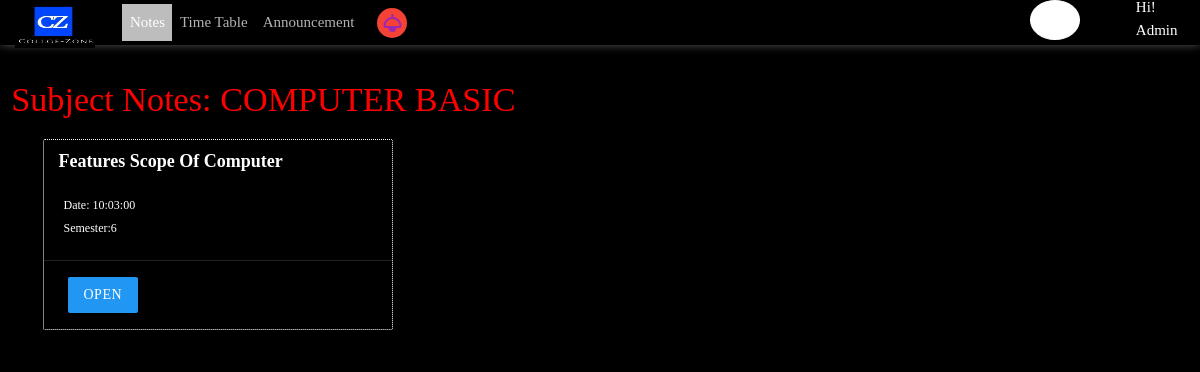
The app's page /college/subject_notes.php?subj=COMPUTER BASIC (signed in) with its own data.
### tables this page shows
CREATE TABLE `register` (
  `id` int(11) NOT NULL,
  `name` text NOT NULL,
  `email` varchar(255) NOT NULL,
  `pwd` varchar(255) NOT NULL,
  `phone` varchar(10) NOT NULL,
  `dob` date NOT NULL,
  `pic` varchar(255) NOT NULL
);

CREATE TABLE `notes` (
  `id` int(11) NOT NULL,
  `subject` varchar(100) NOT NULL,
  `topic` text NOT NULL,
  `semester` int(11) NOT NULL,
  `time` time NOT NULL,
  `file` varchar(255) NOT NULL
);

### college/subject_notes.php (the view, shortened to what this page needs)
<?php
if(!isset($_GET['subj']))
{
 header("Location:signin.php");
}
else{
    $subj=$_GET['subj'];
}
?>
<!DOCTYPE html>
<html lang="en">
<head>
<?php
        $id_login=$_SESSION['login_id'];
        $response=mysqli_query($con,"select * from register where id=$id_login");
        if($response){
            while($data=mysqli_fetch_assoc($response))
            {
                $name=$data['name'];
            }
        }
?>
    <link rel="stylesheet" href="https://cdn.jsdelivr.net/npm/bootstrap@5.1.3/dist/css/bootstrap.min.css">
    <link rel="stylesheet" href="materialize.min.css">
    <link rel="stylesheet" href="main.css">
</head>
<body>
    <div id="navbar" class="navbar navbar-expand navbar-dark fixed-top ">
        <div class="collapse navbar-collapse  " id="navbarSupportedContent">
            <ul>
                <li class="logo mt-0 ">
                <img src="logo.jpg" style="margin-top:-1%;width:80px;height:100%;"alt="">
                </li>
            </ul>
            <ul class="navbar-nav  ml-4 px-4">
                <li class="nav-item px-4 ">
                    <a href="user.php" class="nav-link active">Notice</a>
                </li>
                <li class="nav-item  ">
                    <a href="notes.php" class="nav-link grey lighten-1 white-text" >Notes</a>
                </li>
                <li class="nav-item ">
                    <a href="timetable.php" class="nav-link">Time Table</a>
                </li>
                <li class="nav-item">
                    <a class="nav-link " href="user.php">Announcement</a>
                </li>
                <li class="nav-dark darktheme nav-item" onclick="darktheme(); ">
                    <i class="material-icons right purple-text mt-1 px-1 py-1 red" id="icon" style="width:30px;height:30px;border-radius:50%;" >light</i>
                </li>
            </ul>
        </div>
        <p class='username left px-4 mt-2'>Hi!<br> <?php echo ucwords($name);?></p>
    </div>
    <div class="action">
        <div class="profile" id="profile" onclick="show();">
        </div>
    </div>
<div class="row">
              <div class="material col l3 m6 s12">
                <h4>Subject Notes: <?php echo ucfirst($subj);?></h4>
                    <?php
                        $sql="select * from notes where subject='$subj'";
                        $response=mysqli_query($con,$sql);
                        if($response){
                            while($data=mysqli_fetch_assoc($response)){
                    ?>
            <div class="col s12 m6 l4 ">
                <div class="card ">
                    <div class="card-header">
                        <?php echo ucwords($data['topic']);?>
                    </div>
                    <div class="card-title ">
                        <span class="small" style='padding-left:20px;'>
                            <?php echo"Date: <b>".$data['time']."</b>"?>
                            <p style="padding-left:20px;">Semester:<?php echo $data['semester'];?></p>
                        </span>
                    </div>
                    <div class="card-action ">
                        <?php if(strlen($data['file'])!=0){
                            ?>
                            <a href="media/<?php echo $data['file'];?>" target="_blank" class="btn blue">Open</a>
                            <br>
                        <?php
                        }
                        ?>
                    </div>
                </div>
                </div>
        <?php
            }
        }
        else{
            echo "<h5>No Records Fund</h5>";
            }
            ?>
                    </div>
            </div>
</body>
</html>

### college/main.css (style rules this page uses)
* { margin: 0; padding: 0; box-sizing: border-box; font-family: "Poppins", "sans-serif"; }
html { scroll-behavior: smooth; }
body { transition: .5s; background: var(--black); color: var(--white); }
:root { --black:#000; --black1:rgba(0,0,0,.9); --black2:rgba(0,0,0,.8); --black3:rgba(0,0,0,.7); --black4:rgba(0,0,0,.6); --black5:rgba(0,0,0,.5); --black6:rgba(0,0,0,.4); --white:#fff; --white1:rgba(255,255,255,.7); --white2:rgba(255,255,255,.5); --white3:rgba(255,255,255,.7); --white4:rgba(255,255,255,.6); --white5:rgba(255,255,255,.5); --white6:rgba(255,255,255,.4); --lightgray:rgba(255,255,255, .7); --lightblack:rgba(0, 0, 0, .05); --middlegray:rgba(255,255,255, .8); --lightmiddlegray: rgba(255,255,255, .6); --gray:#555; }
.navbar { position: fixed; width: 100%; z-index: 100; height: 3rem; background-color:var(--black); box-shadow: var(--white2) 0 -2px 10px 0; transition: .7s; }
.navbar-dark .navbar-nav .nav-link { color: var(--white1); }
.navbar ul a { color: var(--black2); }
.navbar ul { list-style: none; }
.action { position: fixed; top: 0rem; right: 120px; z-index: 100; }
.action .profile { position: relative; width: 50px; height: 40px; border-radius: 50%; cursor: pointer; overflow: hidden; background: var(--white); display: visible; border: 1px solid var(--white); }
.logo img { position: absolute; left: 1rem; width: 100px; height: auto; }
.card { background: red; color:var(--white); }

### college/subject_notes.php (style rules this page uses)
h4 { margin-top:15%; color:red; }
.right { margin-top: -50px; margin-right:50px ; }
.material { margin-top:-8%; }
.small { font-size:12px; }
:root { white:black; black:white; }
.card { border: .2px dotted var(--white); margin-left:20px; background: var(--black); color:var(--white); }
.card .card-header { font-size:120%; font-weight:900; }

### records on screen
register: name "Admin"
notes: topic "Features Scope Of Computer", time "10:03:00", semester "6"

### other values on screen
$subj "COMPUTER BASIC"
